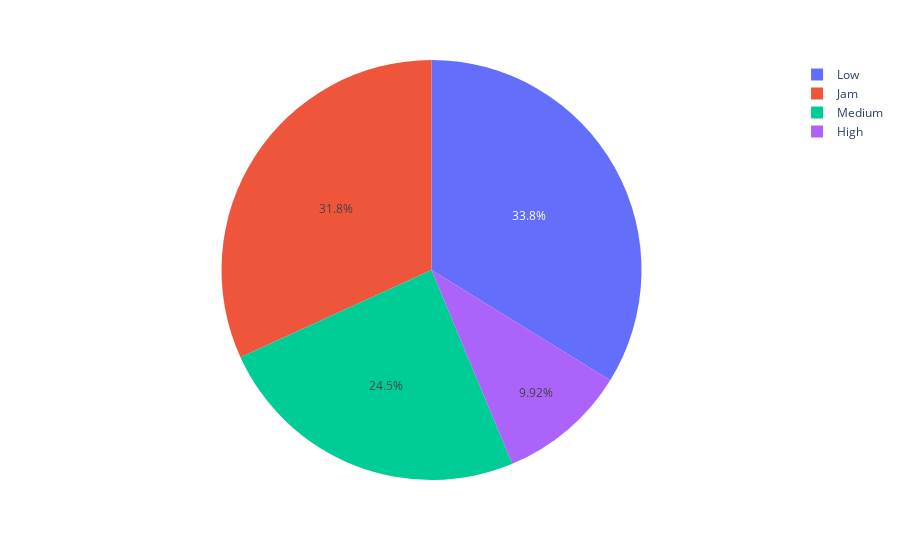

Notebook code for this chart:
### Markdown cell above
#### 1.3 - Distribuição dos pedidos por tipo de tráfego (Gráfico de pizza)

### Code cell
pedidos_trafego_df = df1.groupby("Road_traffic_density").agg({"ID":"count"}).reset_index().rename(columns={"ID":"Qtde_Pedidos"})
pedidos_trafego_df["entregas_perc"] = pedidos_trafego_df["Qtde_Pedidos"]/pedidos_trafego_df["Qtde_Pedidos"].sum()

px.pie(data_frame=pedidos_trafego_df, names="Road_traffic_density", values="entregas_perc")

### Figure 1 — Plotly figure (JSON) as saved in the notebook; plotly's stock layout.template omitted (floating-point values rounded to 4 significant figures)
{"data": [{"domain": {"x": [0, 1], "y": [0, 1]}, "hovertemplate": "Road_traffic_density=%{label}<br>entregas_perc=%{value}<extra></extra>", "labels": ["High", "Jam", "Low", "Medium"], "legendgroup": "", "name": "", "showlegend": true, "type": "pie", "values": [0.09918, 0.3181, 0.338, 0.2448]}], "layout": {"legend": {"tracegroupgap": 0}, "margin": {"t": 60}}}
